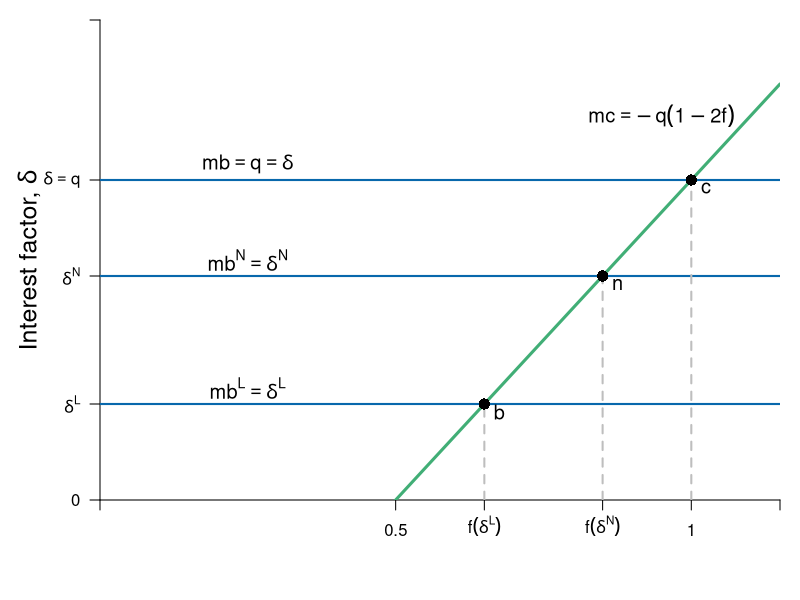

The R source for this figure:
require(shape)
pdf(file = "credit/credit_mb_mc.pdf", width = 7, height = 7)

#Set parameters for graphics
axislabelsize <- 1.5
labelsize <- 1.2
graphlinewidth <- 3
segmentlinewidth <- 2

COL <- c("#7fc97f", "#beaed4", "#fdc086", "#ffff99", "#386cb0", "#f0027f", "#bf5b17", "#666666")
COLA <- c("#e0f3db", "#99d8c9","#66c2a4","#41ae76", "#238b45", "#005824")
COLB <- c("#c6dbef", "#4eb3d3", "#2b8cbe", "#0868ac","#084081")
COLC <- c("#fcfbfd", "#efedf5", "#dadaeb", "#bcbddc", "#9e9ac8", "#807dba", "#6a51a3", "#54278f", "#3f007d")

par(mar =  c(5, 5, 1, 1))

mc <- function(f, q = 2) {
  -q + 2*q*f
}


xlims <- c(0, 1.15)
ylims <- c(0, 3)

npts <- 501 
x <- seq(xlims[1], xlims[2], length.out = npts)
y <- seq(ylims[1], ylims[2], length.out = npts) 
a <- c(46.08, 55, 64)
b <- c(46.08, 55, 64)

plot(0, 0, xlim = xlims, ylim = ylims, type = "n",
     xlab = expression(paste("")),
     ylab = expression(paste("")), 
     xaxt = "n", 
     yaxt = "n", 
     cex.lab = axislabelsize, 
     bty = "n",
     xaxs="i", 
     yaxs="i")

# ticksy <- seq(from = 0, to = ylims[2], by = 2)
# ylabels <- seq(from = 0, to = ylims[2], by = 2)
# ticksx <- seq(from = 0, to = xlims[2], by = 2)
# xlabels <- seq(from = 0, to = xlims[2], by = 2)
ticksy <- c(-2, 0, mc(f = 0.65), mc(f = 0.85), 2, ylims[2])
ylabels <- c(expression(paste(-q)), 0, expression(paste(delta^L)), expression(paste(delta^N)), expression(paste(delta == q)), NA)
ticksx <- c(0, 0.5, 0.65, 0.85, 1, xlims[2])
xlabels <- c(NA, 0.5, expression(paste(f*(delta^{L}) )), expression(paste(f*(delta^{N}) )), 1.0, NA)

axis(1, at = ticksx, pos = 0, labels = xlabels)
axis(2, at = ticksy, pos = 0, labels = ylabels, las = 1)

npts <- 500 
xx1 <- seq(xlims[1], xlims[2], length.out = npts)

#Lines for mrs graph
lines(xx1, mc(xx1, q = 2), col = COLA[4], lwd = graphlinewidth)
#lines(xx1, mrpL(xx1, pmax = 15), col = COLA[4], lty = 2, lwd = segmentlinewidth)

#Label axes
#mtext(expression(paste("Speed of the machine, ", f)), side = 1, line = 2.5, cex = axislabelsize)
text(-0.12, 0.5*(ylims[2] + ylims[1]), expression(paste("Interest factor, ", delta )), xpd = TRUE, cex = axislabelsize, srt = 90) 
text(0.5*(xlims[2]), -2.2, expression(paste("Speed of the machine, ", f)), xpd = TRUE, cex = axislabelsize) 

#Arrows(18, 4, 18, 6.5, col = "black", lty = 1, code = 2, lwd = 2, arr.type = "triangle", arr.lwd = 0.5)


text(0.95, 2.4, expression(paste(mc == -q*(1 - 2*f) )), cex = labelsize)
text(0.25, 2.1, expression(paste(mb == q, phantom() == delta )), cex = labelsize)
text(0.25, 1.5, expression(paste(mb^N == delta^N )), cex = labelsize)
text(0.25, 0.7, expression(paste(mb^L == delta^L )), cex = labelsize)
#text(19, 5, expression(paste(q[1] == frac(w[1],e))), cex = labelsize)
#text(16, 12.6, expression(paste("marginal cost")), cex = labelsize)
#text(16, 12, expression(paste("of labor")), cex = labelsize)
#Arrows(16, 11.6, 16, 4.4, col = "black", lty = 1, code = 2, lwd = 2, arr.type = "triangle", arr.lwd = 0.5)

Arrows(2, 9, 6.8, 9, col = "black", lty = 1, code = 2, lwd = 2, arr.type = "triangle", arr.lwd = 0.5)
text(3.5, 10, expression(paste("Increase in ", frac(dy, dl))), cex = labelsize)

text(9.3, 12, expression(paste(frac(dy, dl)==phantom())), cex = labelsize)
text(11, 12.3, expression(paste("marginal")), cex = labelsize)
text(11, 11.7, expression(paste("benefit")), cex = labelsize)
Arrows(11, 11.3, 11, 2.4, col = "black", lty = 1, code = 2, lwd = 2, arr.type = "triangle", arr.lwd = 0.5)

segments(0.65, 0, 0.65, mc(f = 0.65), lty = 2, col = "gray" , lwd = segmentlinewidth)
segments(0, mc(f = 0.65), xlims[2], mc(f = 0.65), lty = 1, col = COLB[4] , lwd = segmentlinewidth)
segments(0.85, 0, 0.85, mc(f = 0.85), lty = 2, col = "gray" , lwd = segmentlinewidth)
segments(0, mc(f = 0.85), xlims[2], mc(f = 0.85), lty = 1, col = COLB[4] , lwd = segmentlinewidth)
segments(1, 0, 1, mc(f = 1), lty = 2, col = "gray" , lwd = segmentlinewidth)
segments(0, mc(f = 1), xlims[2], mc(f = 1), lty = 1, col = COLB[4] , lwd = segmentlinewidth)

points(1, mc(1), pch = 16, col = "black", cex = 1.5)
points(0.85, mc(0.85), pch = 16, col = "black", cex = 1.5)
points(0.65, mc(0.65), pch = 16, col = "black", cex = 1.5)

text(1 + 0.025, mc(1) - 0.05, expression(paste(c)), cex = labelsize)
text(0.85 + 0.025, mc(0.85)- 0.05, expression(paste(n)), cex = labelsize)
text(0.65 + 0.025, mc(0.65)- 0.05, expression(paste(b)), cex = labelsize)

dev.off()
